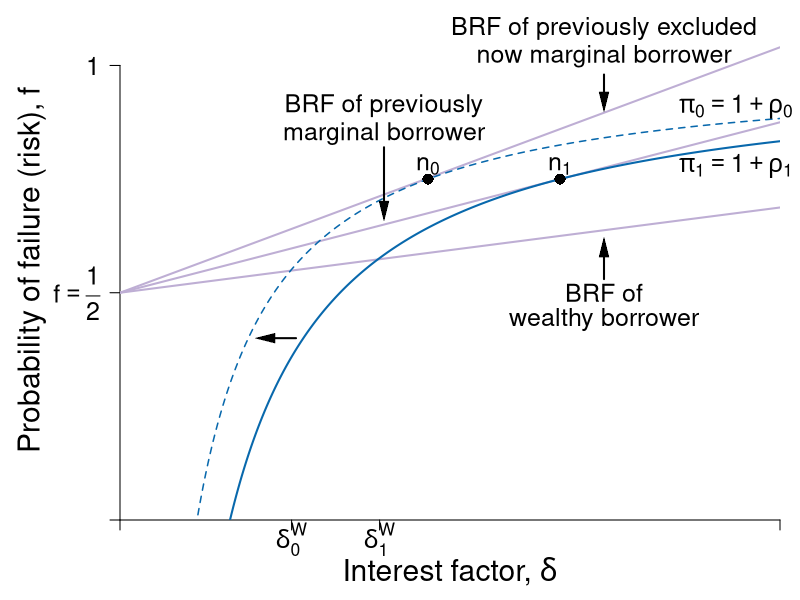

Source code (R):
#' Graph Designer: Simon Halliday
#' Authors: Bowles and Halliday
#' Title: Coordination, Conflict and Competition: A Text in Microeconomics

library(shape)
pdf(file = "credit/credit_investment_macro_b.pdf", width = 8, height = 6)

#Set parameters for graphics
pointsize <- 1.8
axislabelsize <- 1.8
labelsize <- 1.5
namesize <- 1.8
annotatesize <- 1.5
graphlinewidth <- 2
segmentlinewidth <- 1.5

COL <- c("#7fc97f", "#beaed4", "#fdc086", "#ffff99", "#386cb0", "#f0027f", "#bf5b17", "#666666")
COLA <- c("#e0f3db", "#99d8c9","#66c2a4","#41ae76", "#238b45", "#005824")
COLB <- c("#c6dbef", "#4eb3d3", "#2b8cbe", "#0868ac","#084081")
COLC <- c("#fcfbfd", "#efedf5", "#dadaeb", "#bcbddc", "#9e9ac8", "#807dba", "#6a51a3", "#54278f", "#3f007d")
grays <- gray.colors(25, start = 1, end = 0)

#Edited the margins to cater for the larger LHS labels
par(mar =  c(4, 6, 1, 1))

brfFn <- function(delta, q = 1, k = 1) {
  .5 + (delta / (2 * q)) * (1 - k)
}

PCFn <- function(delta, q = 1) {
  delta/q
}

isoreturnFn <- function(delta, pi = 0.125) {
  1 - (pi)/delta
}

yFn <- function(d1, f1, q = 1){
  q*f1*(1 - f1) - d1*(1 - f1)
}

ylow <- function(delta, q = 1, ybar = 0.0625){
  (-sqrt(delta^2 - 2*delta*q + q^2 - 4*q*ybar) + delta + q)/(2*q)
}

yhigh <- function(delta, q = 1, ybar = 0.0625){
  (sqrt(delta^2 - 2*delta*q + q^2 - 4*q*ybar) + delta + q)/(2*q)
}

xlims <- c(0, 1.5)
ylims <- c(0, 1.1)

npts <- 501 
d1 <- seq(xlims[1], xlims[2], length.out = npts)
f1 <- seq(ylims[1], ylims[2], length.out = npts) 
a <- c(0.0625)

plot(0, 0, xlim = xlims, ylim = ylims, type = "n",
     xlab = expression(paste("")),
     ylab = expression(paste("")), 
     xaxt = "n", 
     yaxt = "n", 
     cex.lab = axislabelsize, 
     bty = "n",
     xaxs = "i", 
     yaxs = "i"
)


ticksy <- c(ylims[1], 0.5, ylims[2] - 0.1)
ylabels <- c(NA, expression(paste(f == frac(1,2))),  1)
ticksx <- c(xlims[1], 0.39, 0.59, xlims[2])
xlabels <- c(NA, expression(paste(delta[0]^{W})), expression(paste(delta[1]^{W})), NA)

axis(1, at = ticksx, pos = 0, labels = xlabels, cex.axis = labelsize)
axis(2, at = ticksy, pos = 0, labels = ylabels, las = 1, cex.axis = labelsize)

npts <- 503 
xx1 <- seq(xlims[1], xlims[2], length.out = npts)

#Draw the graphs
lines(xx1, brfFn(xx1, k = 0.28), col = COL[2], lwd = graphlinewidth)
lines(xx1, brfFn(xx1, k = 0.5), col = COL[2], lwd = graphlinewidth)
lines(xx1, brfFn(xx1, k = 0.75), col = COL[2], lwd = graphlinewidth)
lines(xx1, isoreturnFn(xx1, pi = 0.175), col = COLB[4], lwd = segmentlinewidth, lty = 2)
lines(xx1, isoreturnFn(xx1, pi = 0.25), col = COLB[4], lwd = graphlinewidth)
#lines(xx1, isoreturnFn(xx1, pi = 0.5), col = COLB[4], lwd = graphlinewidth)


#Axis labels
mtext(expression(paste("Interest factor, ", delta)), side = 1, line = 2.5, cex = axislabelsize)
text(-0.2, 0.5*(ylims[2]), expression(paste("Probability of failure (risk), ", f)), xpd = TRUE, cex = axislabelsize, srt = 90) 

#segments(0.39, -1, 0.39, brfFn(0.39, k = 0.75), lty = 2, col = grays[20] , lwd = segmentlinewidth)
#points(0.39, brfFn(0.39, k = 0.75), pch = 16, col = "black", cex = 1.5)
#text(0.39 + 0.025, brfFn(0.39, k = 0.75) - 0.03, expression(paste(b)), cex = labelsize)

#segments(1, -1, 1, brfFn(delta = 1, k = 0.5), lty = 2, col = grays[20] , lwd = segmentlinewidth)
#points(1, brfFn(1, k = 0.5), pch = 16, col = "black", cex = 1.5)
# text(1, brfFn(1, k = 0.5) + 0.04, expression(paste(n)), cex = labelsize)

#segments(.59, -1, 0.59, brfFn(delta = 0.59, k = 0.75), lty = 2, col = grays[20] , lwd = segmentlinewidth)
#points(0.59, brfFn(0.59, k = 0.75), pch = 16, col = "black", cex = 1.5)
#text(0.59 + 0.025, brfFn(0.59, k = 0.75) - 0.03, expression(paste(a)), cex = labelsize)

#segments(.7, -1, 0.7, brfFn(delta = 0.7, k = 0.28), lty = 2, col = grays[20] , lwd = segmentlinewidth)
#points(0.7, brfFn(0.7, k = 0.28), pch = 16, col = "black", cex = 1.5)


points(0.7, 0.75, pch = 16, col = "black", cex = 1.5)
text(0.7, 0.78, expression(paste(n[0])), cex = labelsize)

points(1, 0.75, pch = 16, col = "black", cex = 1.5)
text(1, 0.78, expression(paste(n[1])), cex = labelsize)


# ZPC
text(1.4, 0.91, expression(paste(pi[0] == 1 + rho[0])), cex = labelsize, xpd = TRUE)
text(1.4, 0.78, expression(paste(pi[1] == 1 + rho[1])), cex = labelsize, xpd = TRUE)


text(1.1, 1.08, expression(paste("BRF of previously excluded")), cex = labelsize, xpd = TRUE)
text(1.1, 1.02, expression(paste("now marginal borrower")), cex = labelsize, xpd = TRUE)
Arrows(1.1, 0.98, 1.1, 0.92, col = "black", lty = 1, lwd = 2, arr.type = "triangle", arr.lwd = 0.5)

text(1.1, 0.5, expression(paste("BRF of")), cex = labelsize)
text(1.1, 0.44, expression(paste("wealthy borrower")), cex = labelsize)
Arrows(1.1, 0.53, 1.1, 0.6, col = "black", lty = 1, lwd = 2, arr.type = "triangle", arr.lwd = 0.5)


text(0.6, 0.91, expression(paste("BRF of previously")), cex = labelsize)
text(0.6, 0.85, expression(paste("marginal borrower")), cex = labelsize)
Arrows(0.6, 0.82, 0.6, 0.68, col = "black", lty = 1, lwd = 2, arr.type = "triangle", arr.lwd = 0.5)

# text(0.12, 0.44, expression(paste("zpc")), cex = labelsize)
# text(0.12, 0.38, expression(paste("after")), cex = labelsize)
# Arrows(0.17, 0.43, 0.27, 0.43, col = "black", lty = 1, lwd = 2, arr.type = "triangle", arr.lwd = 0.5)
#text(0.12, 0.26, expression(paste("zpc")), cex = labelsize)
#text(0.12, 0.2, expression(paste("before")), cex = labelsize)
#Arrows(0.17, 0.25, 0.3, 0.25, col = "black", lty = 1, lwd = 2, arr.type = "triangle", arr.lwd = 0.5)

#text(0.49, 0.15, expression(paste("Policy")), cex = labelsize)
#text(0.49, 0.09, expression(paste("Change")), cex = labelsize)
#Arrows(0.58, 0.05, 0.42, 0.05, col = "black", lty = 1, lwd = 2, arr.type = "triangle", arr.lwd = 0.5)
Arrows(0.4, 0.4, 0.33, 0.4, col = "black", lty = 1, lwd = 2, arr.type = "triangle", arr.lwd = 0.5)


dev.off()
